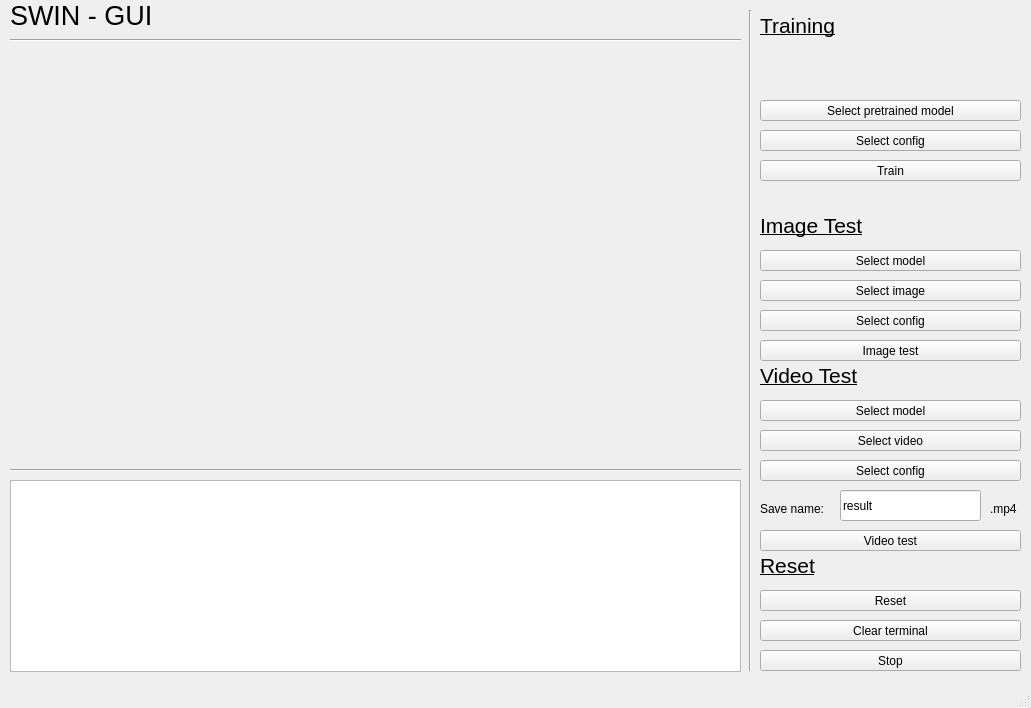
<?xml version="1.0" encoding="UTF-8"?>
<ui version="4.0">
 <class>MainWindow</class>
 <widget class="QMainWindow" name="MainWindow">
  <property name="geometry">
   <rect>
    <x>0</x>
    <y>0</y>
    <width>1031</width>
    <height>708</height>
   </rect>
  </property>
  <property name="font">
   <font>
    <underline>false</underline>
   </font>
  </property>
  <property name="cursor">
   <cursorShape>ArrowCursor</cursorShape>
  </property>
  <property name="windowTitle">
   <string>MainWindow</string>
  </property>
  <widget class="QWidget" name="centralwidget">
   <widget class="QPushButton" name="pushButton_reset">
    <property name="geometry">
     <rect>
      <x>760</x>
      <y>590</y>
      <width>261</width>
      <height>21</height>
     </rect>
    </property>
    <property name="font">
     <font>
      <underline>false</underline>
     </font>
    </property>
    <property name="text">
     <string>Reset</string>
    </property>
   </widget>
   <widget class="QLabel" name="label">
    <property name="geometry">
     <rect>
      <x>760</x>
      <y>10</y>
      <width>121</width>
      <height>31</height>
     </rect>
    </property>
    <property name="font">
     <font>
      <pointsize>16</pointsize>
      <underline>true</underline>
     </font>
    </property>
    <property name="text">
     <string>Training</string>
    </property>
   </widget>
   <widget class="QLabel" name="label_2">
    <property name="geometry">
     <rect>
      <x>760</x>
      <y>210</y>
      <width>121</width>
      <height>31</height>
     </rect>
    </property>
    <property name="font">
     <font>
      <pointsize>16</pointsize>
      <underline>true</underline>
     </font>
    </property>
    <property name="text">
     <string>Image Test</string>
    </property>
   </widget>
   <widget class="QLabel" name="label_3">
    <property name="geometry">
     <rect>
      <x>760</x>
      <y>550</y>
      <width>71</width>
      <height>31</height>
     </rect>
    </property>
    <property name="font">
     <font>
      <pointsize>16</pointsize>
      <underline>true</underline>
     </font>
    </property>
    <property name="text">
     <string>Reset</string>
    </property>
   </widget>
   <widget class="QLabel" name="label_4">
    <property name="geometry">
     <rect>
      <x>760</x>
      <y>360</y>
      <width>141</width>
      <height>31</height>
     </rect>
    </property>
    <property name="font">
     <font>
      <pointsize>16</pointsize>
      <underline>true</underline>
     </font>
    </property>
    <property name="text">
     <string>Video Test</string>
    </property>
   </widget>
   <widget class="QPushButton" name="pushButton_clear_terminal">
    <property name="geometry">
     <rect>
      <x>760</x>
      <y>620</y>
      <width>261</width>
      <height>21</height>
     </rect>
    </property>
    <property name="font">
     <font>
      <underline>false</underline>
     </font>
    </property>
    <property name="text">
     <string>Clear terminal</string>
    </property>
   </widget>
   <widget class="QPushButton" name="pushButton_stop">
    <property name="geometry">
     <rect>
      <x>760</x>
      <y>650</y>
      <width>261</width>
      <height>21</height>
     </rect>
    </property>
    <property name="text">
     <string>Stop</string>
    </property>
   </widget>
   <widget class="QPushButton" name="pushButton_select_model_video">
    <property name="geometry">
     <rect>
      <x>760</x>
      <y>400</y>
      <width>261</width>
      <height>21</height>
     </rect>
    </property>
    <property name="font">
     <font>
      <underline>false</underline>
     </font>
    </property>
    <property name="text">
     <string>Select model</string>
    </property>
   </widget>
   <widget class="QPushButton" name="pushButton_select_video">
    <property name="geometry">
     <rect>
      <x>760</x>
      <y>430</y>
      <width>261</width>
      <height>21</height>
     </rect>
    </property>
    <property name="font">
     <font>
      <underline>false</underline>
     </font>
    </property>
    <property name="text">
     <string>Select video</string>
    </property>
   </widget>
   <widget class="QPushButton" name="pushButton_video_test">
    <property name="geometry">
     <rect>
      <x>760</x>
      <y>530</y>
      <width>261</width>
      <height>21</height>
     </rect>
    </property>
    <property name="text">
     <string>Video test</string>
    </property>
   </widget>
   <widget class="QPushButton" name="pushButton_image_test">
    <property name="geometry">
     <rect>
      <x>760</x>
      <y>340</y>
      <width>261</width>
      <height>21</height>
     </rect>
    </property>
    <property name="text">
     <string>Image test</string>
    </property>
   </widget>
   <widget class="QPushButton" name="pushButton_select_model_image">
    <property name="geometry">
     <rect>
      <x>760</x>
      <y>250</y>
      <width>261</width>
      <height>21</height>
     </rect>
    </property>
    <property name="font">
     <font>
      <underline>false</underline>
     </font>
    </property>
    <property name="text">
     <string>Select model</string>
    </property>
   </widget>
   <widget class="QPushButton" name="pushButton_select_image">
    <property name="geometry">
     <rect>
      <x>760</x>
      <y>280</y>
      <width>261</width>
      <height>21</height>
     </rect>
    </property>
    <property name="font">
     <font>
      <underline>false</underline>
     </font>
    </property>
    <property name="text">
     <string>Select image</string>
    </property>
   </widget>
   <widget class="QPushButton" name="pushButton_train">
    <property name="geometry">
     <rect>
      <x>760</x>
      <y>160</y>
      <width>261</width>
      <height>21</height>
     </rect>
    </property>
    <property name="text">
     <string>Train</string>
    </property>
   </widget>
   <widget class="QPushButton" name="pushButton_select_config">
    <property name="geometry">
     <rect>
      <x>760</x>
      <y>130</y>
      <width>261</width>
      <height>21</height>
     </rect>
    </property>
    <property name="text">
     <string>Select config</string>
    </property>
   </widget>
   <widget class="QPushButton" name="pushButton_select_model_pretrained">
    <property name="geometry">
     <rect>
      <x>760</x>
      <y>100</y>
      <width>261</width>
      <height>21</height>
     </rect>
    </property>
    <property name="text">
     <string>Select pretrained model</string>
    </property>
   </widget>
   <widget class="QLineEdit" name="lineEdit_video_save_name">
    <property name="geometry">
     <rect>
      <x>840</x>
      <y>490</y>
      <width>141</width>
      <height>31</height>
     </rect>
    </property>
    <property name="text">
     <string>result</string>
    </property>
   </widget>
   <widget class="QLabel" name="label_5">
    <property name="geometry">
     <rect>
      <x>990</x>
      <y>500</y>
      <width>41</width>
      <height>18</height>
     </rect>
    </property>
    <property name="text">
     <string>.mp4</string>
    </property>
   </widget>
   <widget class="QLabel" name="label_6">
    <property name="geometry">
     <rect>
      <x>760</x>
      <y>500</y>
      <width>81</width>
      <height>18</height>
     </rect>
    </property>
    <property name="text">
     <string>Save name:</string>
    </property>
   </widget>
   <widget class="QLabel" name="label_7">
    <property name="geometry">
     <rect>
      <x>10</x>
      <y>0</y>
      <width>211</width>
      <height>31</height>
     </rect>
    </property>
    <property name="font">
     <font>
      <pointsize>20</pointsize>
     </font>
    </property>
    <property name="text">
     <string>SWIN - GUI</string>
    </property>
   </widget>
   <widget class="Line" name="line">
    <property name="geometry">
     <rect>
      <x>10</x>
      <y>460</y>
      <width>731</width>
      <height>20</height>
     </rect>
    </property>
    <property name="orientation">
     <enum>Qt::Horizontal</enum>
    </property>
   </widget>
   <widget class="Line" name="line_2">
    <property name="geometry">
     <rect>
      <x>740</x>
      <y>10</y>
      <width>20</width>
      <height>661</height>
     </rect>
    </property>
    <property name="orientation">
     <enum>Qt::Vertical</enum>
    </property>
   </widget>
   <widget class="Line" name="line_3">
    <property name="geometry">
     <rect>
      <x>10</x>
      <y>30</y>
      <width>731</width>
      <height>20</height>
     </rect>
    </property>
    <property name="orientation">
     <enum>Qt::Horizontal</enum>
    </property>
   </widget>
   <widget class="QTextBrowser" name="textBrowser">
    <property name="geometry">
     <rect>
      <x>10</x>
      <y>480</y>
      <width>731</width>
      <height>192</height>
     </rect>
    </property>
   </widget>
   <widget class="QLabel" name="display">
    <property name="geometry">
     <rect>
      <x>10</x>
      <y>50</y>
      <width>731</width>
      <height>411</height>
     </rect>
    </property>
    <property name="text">
     <string/>
    </property>
   </widget>
   <widget class="QPushButton" name="pushButton_select_config_image">
    <property name="geometry">
     <rect>
      <x>760</x>
      <y>310</y>
      <width>261</width>
      <height>21</height>
     </rect>
    </property>
    <property name="font">
     <font>
      <underline>false</underline>
     </font>
    </property>
    <property name="text">
     <string>Select config</string>
    </property>
   </widget>
   <widget class="QPushButton" name="pushButton_select_config_video">
    <property name="geometry">
     <rect>
      <x>760</x>
      <y>460</y>
      <width>261</width>
      <height>21</height>
     </rect>
    </property>
    <property name="font">
     <font>
      <underline>false</underline>
     </font>
    </property>
    <property name="text">
     <string>Select config</string>
    </property>
   </widget>
  </widget>
  <widget class="QStatusBar" name="statusbar"/>
 </widget>
 <resources/>
 <connections/>
</ui>
